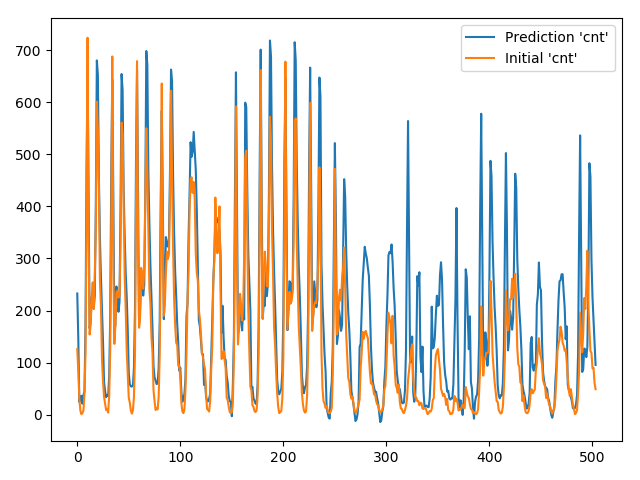

Python code for this plot:
import numpy as np
import pandas as pd
import matplotlib.pyplot as plt

# 数据预处理
def preprocessing(ride_data):
    # one-hot编码：部分特征是离散的，且有多个结果
    dummy_features = ['season', 'weathersit', 'mnth', 'hr', 'weekday']
    for x in dummy_features:
        dummy_column = pd.get_dummies(ride_data[x], prefix=x)
        ride_data = pd.concat([ride_data, dummy_column], axis=1)  # 把因为one-hot编码多出的数据拼接到原始数据中

    # 去掉无关特征和已经被one-hot编码的特征
    # 'instant', 'dteday'为无关特征，'atemp', 'workingday'与其他特征的作用重合
    # 'season', 'weathersit', 'mnth', 'hr', 'weeday'只取one-hot编码后的数值，丢弃原始数值
    drop_feature = ['instant', 'dteday', 'atemp','season', 'weathersit',
                    'weekday', 'mnth', 'workingday', 'hr'] # workingday ?
    data = ride_data.drop(drop_feature, axis=1)

    # 数据标准化：部分特征的数值范围过大, x = (x - μ)/s
    scaled_features = ['casual', 'registered', 'cnt', 'temp', 'hum', 'windspeed']
    scaled_features_data = {}   # 保存被one-hot编码前的结果
    for x in scaled_features:
        mean, std = ride_data[x].mean(), ride_data[x].std()
        scaled_features_data[x] = [mean, std]
        data.loc[:, x] = (data[x] - mean) / std

    # 将数据分为训练集、测试集
    # 原始数据按日期排列，有先后的顺序关系，不能随机分割
    train_data = data[: -(60 + 21) * 24]   # 训练集
    valid_data = data[-(60 + 21)*24 : -21*24]     # 验证集
    test_data = data[-21*24 :]             # 测试集

    # 将数据分为输入特征和输出目标
    target_features = ['casual', 'registered', 'cnt']
    train_feature, train_target = train_data.drop(target_features, axis=1), train_data['cnt']
    valid_feature, valid_target = valid_data.drop(target_features, axis=1), valid_data['cnt']
    test_feature, test_target = test_data.drop(target_features, axis=1), test_data['cnt']
    return train_feature, train_target, valid_feature, valid_target, test_feature, test_target, scaled_features_data

# 隐藏层激活函数
def hidden_activation(x):
    return 1 / (1 + np.exp(-x))

# 输出层激活函数
def output_activation(x):
    return x

# 损失函数
def mean_square_error(output, y):
    return 0.5 * (output - y) ** 2

# 前向传播
def forward_pass(feature, weight_input_hidden, weight_hidden_output):
    hidden_output = hidden_activation(np.dot(feature[:, None].T, weight_input_hidden))    # 1*56 dot 56*10
    model_output = output_activation(np.dot(hidden_output, weight_hidden_output)) # 1*10 dot 10*1
    return hidden_output, model_output

# 反向传播
def backpropagation(hidden_output, model_output, feature, target, weight_hidden_output):
    # 输出层到隐藏层
    output_error_input = model_output - target # 反向传播中，输出层的误差输入 = 模型的误差，1*1
    output_error_output = output_error_input * 1 # 输出层的误差输出，输出层激活函数的导数为1，1*1
    gradient_hidden_output = np.dot(hidden_output.T, output_error_output) # 隐藏层到输出层的权重更新，10*1 dot 1*1

    # 隐藏层到输入层
    hidden_error_input = np.dot(output_error_output, weight_hidden_output.T) # 隐藏层的误差输入 1*1 dot 1*10
    hidden_error_output = hidden_error_input * hidden_output * (1 - hidden_output) # 隐藏层的误差输出，隐藏层激活函数的导数为y*(1-y)，1*10
    gradient_input_hidden = np.dot(feature[:, None], hidden_error_output) # 输入层到输出层的权重更新，56*1 dot 1*10

    return gradient_input_hidden, gradient_hidden_output

# 模型训练
def train_model(batch_feature, batch_target, weight_input_hidden, weight_hidden_output, learning_rate):
    loss = []   # 一次迭代中，样本点的误差

    # 权重更新过程
    for x, y in zip(batch_feature, batch_target):
        # 数据前向传播
        hidden_output, model_output = forward_pass(x, weight_input_hidden, weight_hidden_output)
        # 误差反向传播
        gradient_input_hidden, gradient_hidden_output = backpropagation(hidden_output, model_output, x, y, weight_hidden_output)
        # 权重更新
        weight_input_hidden -= learning_rate * gradient_input_hidden
        weight_hidden_output -= learning_rate * gradient_hidden_output

        # 误差计算
        error = mean_square_error(model_output, y)
        loss.append(error)
    mean_loss = np.mean(np.array(loss))     # 一次迭代中，训练集随机样本的平均误差，1*1

    return weight_input_hidden, weight_hidden_output, mean_loss

# 模型验证
def valid_model(valid_feature, valid_target, weight_input_hidden, weight_hidden_output):
    loss1=0
    hidden_output = hidden_activation(np.dot(valid_feature, weight_input_hidden)) # n_val*56 dot 56*10
    model_output = output_activation(np.dot(hidden_output, weight_hidden_output)) # n_val*10 dot 10*1
    y1 = valid_target.values[:, np.newaxis]
    error = mean_square_error(model_output, y1)

    loss1 = np.mean(error)   # 一次迭代中，验证集的平均误差，1*1

    return loss1

# 模型测试
def test_model(test_feature, weight_input_hidden, weight_hidden_output):
    hidden_output = hidden_activation(np.dot(test_feature, weight_input_hidden)) # n_test*56 dot 56*10
    model_output = output_activation(np.dot(hidden_output, weight_hidden_output)) # n_test*10 dot 10*1

    return model_output

sourcefile = r'F:\项目架构\作业\第五次作业\作业-曹力月\Predict_ofo\bike-sharing-dataset\hour.csv'
ride_data = pd.read_csv(sourcefile)
# 数据预处理
train_feature, train_target, valid_feature, valid_target, test_feature, test_target, scaled_features_data = preprocessing(ride_data)
input_node = 56
hidden_node = 10
output_node = 1
learning_rate = 0.01
iteration = 800
# 初始化权重矩阵
weight_input_hidden = np.random.normal(0.0, input_node**-0.5, (input_node, hidden_node))    # 输入层到隐藏层的权重矩阵，56*10
weight_hidden_output = np.random.normal(0.0, hidden_node**-0.5, (hidden_node, output_node)) # 隐藏层到输出层的权重矩阵，10*1
train_loss = []     # 训练集误差
valid_loss = []     # 验证集误差
# 选择模型
for i in range(iteration):
    # 样本较大，采样随机梯度下降：每次迭代随机选择1/1000的数据
    batch_index = np.random.choice(train_feature.index, size=int(train_feature.size / 1000))  # 返回行索引
    batch_feature, batch_target = train_feature.iloc[batch_index].values, train_target.iloc[batch_index].values
    # 模型训练
    weight_input_hidden, weight_hidden_output, current_train_loss= train_model(batch_feature, batch_target, weight_input_hidden, weight_hidden_output, learning_rate)
    # 模型验证
    current_valid_loss = valid_model(valid_feature, valid_target, weight_input_hidden, weight_hidden_output)
    # 误差记录
    train_loss.append(current_train_loss)
    valid_loss.append(current_valid_loss)
    # 更新学习率
    # if i % 20 == 0:
    #     learning_rate *= 0.8
# 输出误差变化过程
plt.plot(train_loss, label="Training 'cnt' loss")
plt.plot(valid_loss, label="Validation 'cnt' loss")
plt.legend()
plt.show()
# 模型测试
mean, std = scaled_features_data['cnt']
test_output = test_model(test_feature, weight_input_hidden, weight_hidden_output)
plt.plot(test_output * std + mean, label="Prediction 'cnt'")
plt.plot(test_target.values * std + mean, label="Initial 'cnt'")    # Dataframe.values返回array
plt.legend()
plt.show()
